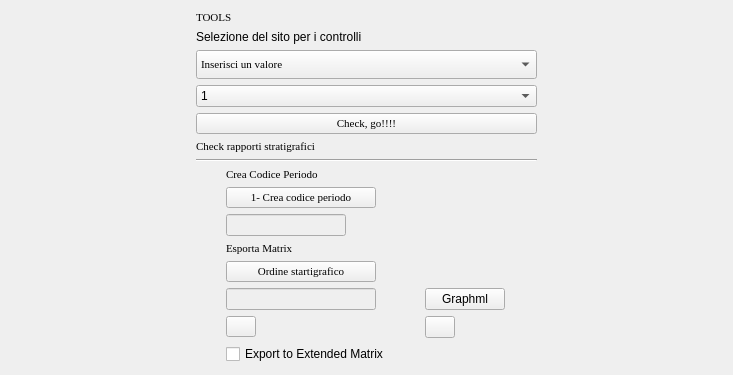
                 <widget class="QWidget" name="page">
                  <property name="geometry">
                   <rect>
                    <x>0</x>
                    <y>0</y>
                    <width>733</width>
                    <height>375</height>
                   </rect>
                  </property>
                  <attribute name="label">
                   <string>Sistemi di controllo</string>
                  </attribute>
                  <layout class="QGridLayout" name="gridLayout_34">
                   <item row="0" column="0">
                    <widget class="QLabel" name="label_36">
                     <property name="font">
                      <font>
                       <family>Times New Roman</family>
                       <pointsize>8</pointsize>
                       <weight>50</weight>
                       <italic>false</italic>
                       <bold>false</bold>
                      </font>
                     </property>
                     <property name="text">
                      <string>TOOLS</string>
                     </property>
                    </widget>
                   </item>
                   <item row="1" column="0">
                    <widget class="QLabel" name="label_9">
                     <property name="text">
                      <string>Selezione del sito per i controlli</string>
                     </property>
                    </widget>
                   </item>
                   <item row="2" column="0">
                    <widget class="QComboBox" name="comboBox_sito_rappcheck">
                     <property name="enabled">
                      <bool>true</bool>
                     </property>
                     <property name="sizePolicy">
                      <sizepolicy hsizetype="Preferred" vsizetype="Expanding">
                       <horstretch>0</horstretch>
                       <verstretch>0</verstretch>
                      </sizepolicy>
                     </property>
                     <property name="minimumSize">
                      <size>
                       <width>341</width>
                       <height>26</height>
                      </size>
                     </property>
                     <property name="font">
                      <font>
                       <family>Times New Roman</family>
                       <pointsize>8</pointsize>
                       <weight>50</weight>
                       <italic>false</italic>
                       <bold>false</bold>
                      </font>
                     </property>
                     <property name="mouseTracking">
                      <bool>true</bool>
                     </property>
                     <property name="editable">
                      <bool>false</bool>
                     </property>
                     <property name="maxVisibleItems">
                      <number>99999</number>
                     </property>
                     <property name="maxCount">
                      <number>2147483647</number>
                     </property>
                     <item>
                      <property name="text">
                       <string>Inserisci un valore</string>
                      </property>
                     </item>
                    </widget>
                   </item>
                   <item row="3" column="0">
                    <widget class="QComboBox" name="comboBox_area_rappcheck">
                     <item>
                      <property name="text">
                       <string>1</string>
                      </property>
                     </item>
                     <item>
                      <property name="text">
                       <string>2</string>
                      </property>
                     </item>
                     <item>
                      <property name="text">
                       <string>3</string>
                      </property>
                     </item>
                     <item>
                      <property name="text">
                       <string>4</string>
                      </property>
                     </item>
                     <item>
                      <property name="text">
                       <string>5</string>
                      </property>
                     </item>
                     <item>
                      <property name="text">
                       <string>6</string>
                      </property>
                     </item>
                     <item>
                      <property name="text">
                       <string>7</string>
                      </property>
                     </item>
                     <item>
                      <property name="text">
                       <string>8</string>
                      </property>
                     </item>
                     <item>
                      <property name="text">
                       <string>9</string>
                      </property>
                     </item>
                     <item>
                      <property name="text">
                       <string>10</string>
                      </property>
                     </item>
                    </widget>
                   </item>
                   <item row="4" column="0">
                    <widget class="QPushButton" name="pushButton_rapp_check">
                     <property name="font">
                      <font>
                       <family>Times New Roman</family>
                       <pointsize>8</pointsize>
                       <weight>50</weight>
                       <italic>false</italic>
                       <bold>false</bold>
                      </font>
                     </property>
                     <property name="toolTip">
                      <string>Check, go!!!!</string>
                     </property>
                     <property name="text">
                      <string>Check, go!!!!</string>
                     </property>
                     <property name="icon">
                      <iconset resource="../../resources/resources.qrc">
                       <normaloff>:/icons/sheet.png</normaloff>:/icons/sheet.png</iconset>
                     </property>
                    </widget>
                   </item>
                   <item row="5" column="0">
                    <widget class="QLabel" name="label_70">
                     <property name="font">
                      <font>
                       <family>Times New Roman</family>
                       <pointsize>8</pointsize>
                       <weight>50</weight>
                       <italic>false</italic>
                       <bold>false</bold>
                      </font>
                     </property>
                     <property name="text">
                      <string>Check rapporti stratigrafici</string>
                     </property>
                    </widget>
                   </item>
                   <item row="6" column="0">
                    <widget class="Line" name="line">
                     <property name="orientation">
                      <enum>Qt::Horizontal</enum>
                     </property>
                    </widget>
                   </item>
                   <item row="7" column="0">
                    <layout class="QGridLayout" name="gridLayout_30">
                     <item row="5" column="0">
                      <widget class="QLineEdit" name="lineEditOrderLayer">
                       <property name="enabled">
                        <bool>false</bool>
                       </property>
                       <property name="maximumSize">
                        <size>
                         <width>150</width>
                         <height>16777215</height>
                        </size>
                       </property>
                      </widget>
                     </item>
                     <item row="6" column="0">
                      <widget class="QPushButton" name="pushButton_export_matrix">
                       <property name="maximumSize">
                        <size>
                         <width>30</width>
                         <height>16777215</height>
                        </size>
                       </property>
                       <property name="font">
                        <font>
                         <family>Times New Roman</family>
                         <pointsize>8</pointsize>
                         <weight>50</weight>
                         <italic>false</italic>
                         <bold>false</bold>
                        </font>
                       </property>
                       <property name="toolTip">
                        <string>Export Matrix</string>
                       </property>
                       <property name="text">
                        <string/>
                       </property>
                       <property name="icon">
                        <iconset resource="../../resources/resources.qrc">
                         <normaloff>:/icons/toolbox.png</normaloff>:/icons/toolbox.png</iconset>
                       </property>
                      </widget>
                     </item>
                     <item row="4" column="0">
                      <widget class="QPushButton" name="pushButton_orderLayers">
                       <property name="maximumSize">
                        <size>
                         <width>150</width>
                         <height>16777215</height>
                        </size>
                       </property>
                       <property name="font">
                        <font>
                         <family>Times New Roman</family>
                         <pointsize>8</pointsize>
                         <weight>50</weight>
                         <italic>false</italic>
                         <bold>false</bold>
                        </font>
                       </property>
                       <property name="text">
                        <string>Ordine startigrafico</string>
                       </property>
                      </widget>
                     </item>
                     <item row="1" column="0">
                      <widget class="QPushButton" name="pushButton_crea_codice_periodo">
                       <property name="maximumSize">
                        <size>
                         <width>150</width>
                         <height>16777215</height>
                        </size>
                       </property>
                       <property name="font">
                        <font>
                         <family>Times New Roman</family>
                         <pointsize>8</pointsize>
                         <weight>50</weight>
                         <italic>false</italic>
                         <bold>false</bold>
                        </font>
                       </property>
                       <property name="toolTip">
                        <string>Crea codice periodo</string>
                       </property>
                       <property name="text">
                        <string>1- Crea codice periodo</string>
                       </property>
                       <property name="icon">
                        <iconset resource="../../resources/resources.qrc">
                         <normaloff>:/icons/sheet.png</normaloff>:/icons/sheet.png</iconset>
                       </property>
                      </widget>
                     </item>
                     <item row="2" column="0">
                      <widget class="QLineEdit" name="lineEdit_codice_periodo">
                       <property name="enabled">
                        <bool>false</bool>
                       </property>
                       <property name="minimumSize">
                        <size>
                         <width>120</width>
                         <height>0</height>
                        </size>
                       </property>
                       <property name="maximumSize">
                        <size>
                         <width>120</width>
                         <height>16777215</height>
                        </size>
                       </property>
                      </widget>
                     </item>
                     <item row="0" column="0">
                      <widget class="QLabel" name="label_48">
                       <property name="font">
                        <font>
                         <family>Times New Roman</family>
                         <pointsize>8</pointsize>
                         <weight>50</weight>
                         <italic>false</italic>
                         <bold>false</bold>
                        </font>
                       </property>
                       <property name="text">
                        <string>Crea Codice Periodo</string>
                       </property>
                      </widget>
                     </item>
                     <item row="5" column="3">
                      <widget class="QPushButton" name="pushButton_3">
                       <property name="text">
                        <string>Graphml</string>
                       </property>
                      </widget>
                     </item>
                     <item row="3" column="0">
                      <widget class="QLabel" name="label_45">
                       <property name="font">
                        <font>
                         <family>Times New Roman</family>
                         <pointsize>8</pointsize>
                         <weight>50</weight>
                         <italic>false</italic>
                         <bold>false</bold>
                        </font>
                       </property>
                       <property name="text">
                        <string>Esporta Matrix</string>
                       </property>
                      </widget>
                     </item>
                     <item row="6" column="3">
                      <widget class="QPushButton" name="pushButton_open_dir_matrix">
                       <property name="maximumSize">
                        <size>
                         <width>30</width>
                         <height>16777215</height>
                        </size>
                       </property>
                       <property name="text">
                        <string/>
                       </property>
                       <property name="icon">
                        <iconset resource="../../resources/resources.qrc">
                         <normaloff>:/icons/directoryExp.png</normaloff>:/icons/directoryExp.png</iconset>
                       </property>
                      </widget>
                     </item>
                     <item row="7" column="0">
                      <widget class="QCheckBox" name="checkBox_ED">
                       <property name="text">
                        <string>Export to Extended Matrix</string>
                       </property>
                      </widget>
                     </item>
                    </layout>
                   </item>
                  </layout>
                 </widget>
